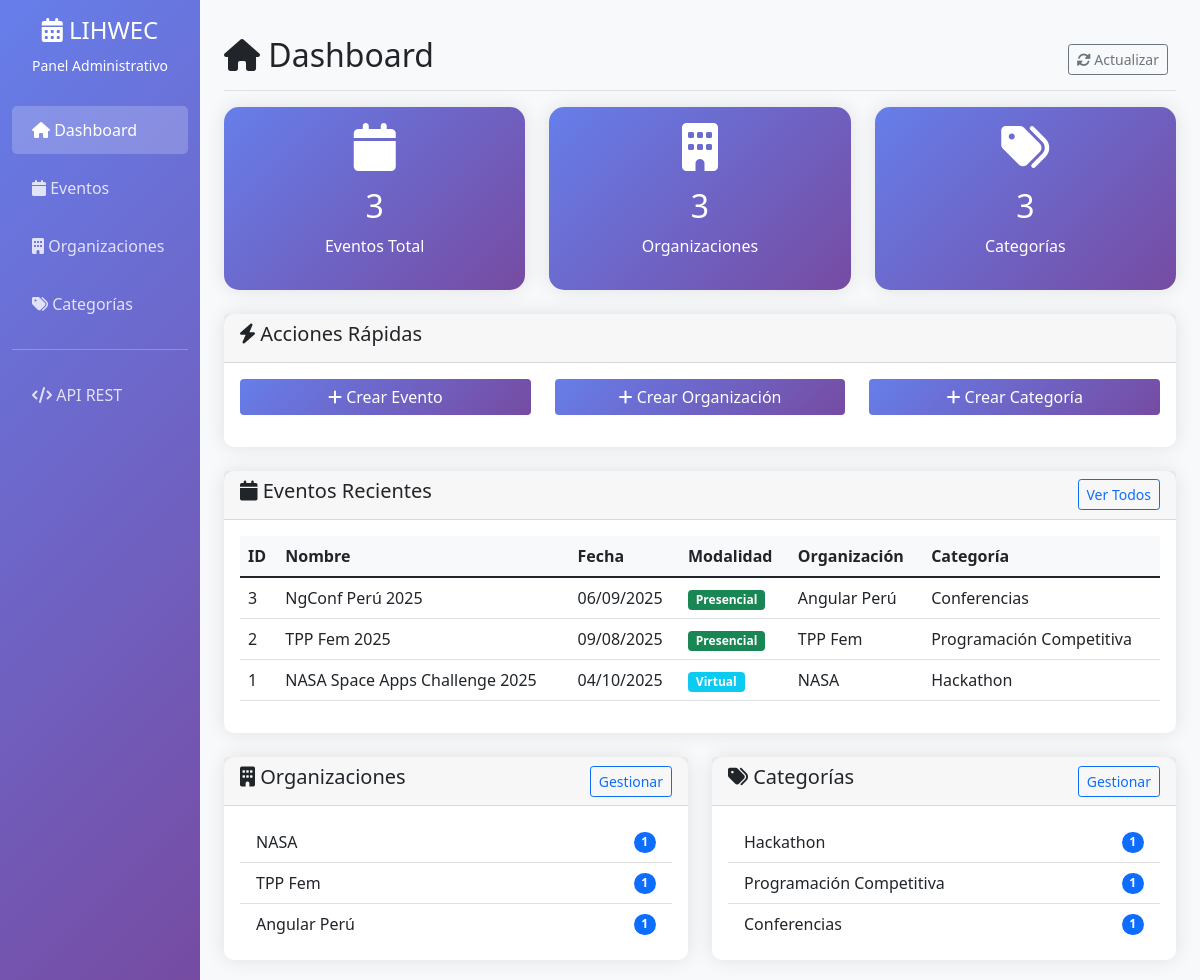
Page /api/admin-panel/ on the earlier database version.
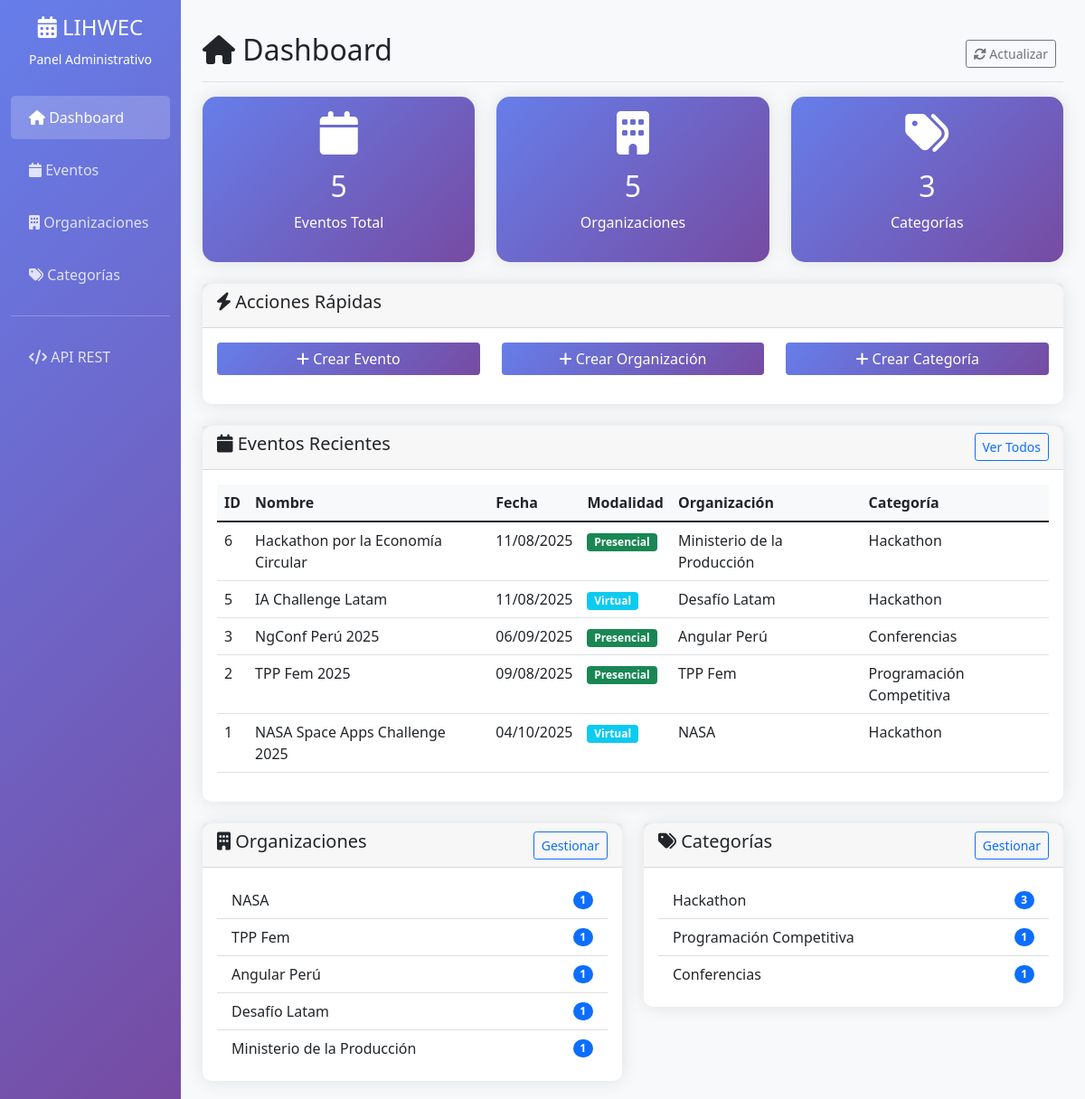
Same page on the later database version.
### events/models.py (models this page shows, shortened)
class Event(models.Model):
    MODALITY_CHOICES = [
        ('presencial', 'Presencial'),
        ('virtual', 'Virtual'),
        ('hibrido', 'Híbrido'),
    ]
    TYPE_CHOICES = [
        ('competencia', 'Competencia'),
        ('difusor', 'Difusor'),
    ]
    name = models.CharField(max_length=200)
    date = models.DateField()
    time = models.TimeField()
    modality = models.CharField(max_length=20, choices=MODALITY_CHOICES)
    location = models.CharField(max_length=200, blank=True)
    organization = models.ForeignKey(Organization, on_delete=models.CASCADE)
    category = models.ForeignKey(Category, on_delete=models.CASCADE)
    type = models.ForeignKey(Type, on_delete=models.CASCADE)
    image = models.URLField()
    description = models.TextField()
    link = models.URLField(blank=True)

class Organization(models.Model):
    name = models.CharField(max_length=100, unique=True)
    description = models.TextField(blank=True)

class Category(models.Model):
    name = models.CharField(max_length=50, unique=True)
    display_name = models.CharField(max_length=100)

### events/admin_views.py (the view)
# urls.py: path('admin-panel/', AdminPanelView.as_view(), name='admin_panel'),
class AdminPanelView(View):
    def get(self, request):
        events = Event.objects.all().order_by('-id')[:10]  # Últimos 10 eventos
        organizations = Organization.objects.all()
        categories = Category.objects.all()
        context = {
            'events': events,
            'organizations': organizations,
            'categories': categories,
            'events_count': Event.objects.count(),
            'organizations_count': organizations.count(),
            'categories_count': categories.count(),
        }
        return render(request, 'events/admin_panel.html', context)

### events/templates/events/admin_panel.html (shortened to what this page needs)
{% extends 'events/base.html' %}
{% block content %}
<div class="d-flex justify-content-between flex-wrap flex-md-nowrap align-items-center pt-3 pb-2 mb-3 border-bottom">
    <h1 class="h2"><i class="fas fa-home"></i> Dashboard</h1>
    <div class="btn-toolbar mb-2 mb-md-0">
        <div class="btn-group me-2">
            <button type="button" class="btn btn-sm btn-outline-secondary" onclick="location.reload()">
                <i class="fas fa-sync-alt"></i> Actualizar
            </button>
        </div>
    </div>
</div>
<div class="row mb-4">
    <div class="col-md-4">
        <div class="card stats-card">
            <div class="card-body text-center">
                <i class="fas fa-calendar fa-3x mb-3"></i>
                <h2>{{ events_count }}</h2>
                <p>Eventos Total</p>
            </div>
        </div>
    </div>
    <div class="col-md-4">
        <div class="card stats-card">
            <div class="card-body text-center">
                <i class="fas fa-building fa-3x mb-3"></i>
                <h2>{{ organizations_count }}</h2>
                <p>Organizaciones</p>
            </div>
        </div>
    </div>
    <div class="col-md-4">
        <div class="card stats-card">
            <div class="card-body text-center">
                <i class="fas fa-tags fa-3x mb-3"></i>
                <h2>{{ categories_count }}</h2>
                <p>Categorías</p>
            </div>
        </div>
    </div>
</div>
<div class="row mb-4">
    <div class="col-12">
        <div class="card">
            <div class="card-header">
                <h5><i class="fas fa-bolt"></i> Acciones Rápidas</h5>
            </div>
            <div class="card-body">
                <div class="row">
                    <div class="col-md-4 mb-3">
                        <a href="{% url 'event_management' %}" class="btn btn-primary w-100">
                            <i class="fas fa-plus"></i> Crear Evento
                        </a>
                    </div>
                    <div class="col-md-4 mb-3">
                        <a href="{% url 'organization_management' %}" class="btn btn-primary w-100">
                            <i class="fas fa-plus"></i> Crear Organización
                        </a>
                    </div>
                    <div class="col-md-4 mb-3">
                        <a href="{% url 'category_management' %}" class="btn btn-primary w-100">
                            <i class="fas fa-plus"></i> Crear Categoría
                        </a>
                    </div>
                </div>
            </div>
        </div>
    </div>
</div>
<div class="row">
    <div class="col-12">
        <div class="card">
            <div class="card-header d-flex justify-content-between align-items-center">
                <h5><i class="fas fa-calendar"></i> Eventos Recientes</h5>
                <a href="{% url 'event_management' %}" class="btn btn-sm btn-outline-primary">Ver Todos</a>
            </div>
            <div class="card-body">
                {% if events %}
                <div class="table-responsive">
                    <table class="table table-hover">
                        <thead>
                            <tr>
                                <th>ID</th>
                                <th>Nombre</th>
                                <th>Fecha</th>
                                <th>Modalidad</th>
                                <th>Organización</th>
                                <th>Categoría</th>
                            </tr>
                        </thead>
                        <tbody>
                            {% for event in events %}
                            <tr>
                                <td>{{ event.id }}</td>
                                <td>{{ event.name }}</td>
                                <td>{{ event.date|date:"d/m/Y" }}</td>
                                <td>
                                    <span
                                        class="badge bg-{% if event.modality == 'virtual' %}info{% elif event.modality == 'presencial' %}success{% else %}warning{% endif %}">
                                        {{ event.get_modality_display }}
                                    </span>
                                </td>
                                <td>{{ event.organization.name }}</td>
                                <td>{{ event.category.display_name }}</td>
                            </tr>
                            {% endfor %}
                        </tbody>
                    </table>
                </div>
                {% else %}
                <div class="text-center py-4">
                    <i class="fas fa-calendar-times fa-3x text-muted mb-3"></i>
                    <p class="text-muted">No hay eventos registrados</p>
                    <a href="{% url 'event_management' %}" class="btn btn-primary">Crear Primer Evento</a>
                </div>
                {% endif %}
            </div>
        </div>
    </div>
</div>
<div class="row mt-4">
    <div class="col-md-6">
        <div class="card">
            <div class="card-header d-flex justify-content-between align-items-center">
                <h5><i class="fas fa-building"></i> Organizaciones</h5>
                <a href="{% url 'organization_management' %}" class="btn btn-sm btn-outline-primary">Gestionar</a>
            </div>
            <div class="card-body">
                {% if organizations %}
                <ul class="list-group list-group-flush">
                    {% for org in organizations %}
                    <li class="list-group-item d-flex justify-content-between align-items-center">
                        {{ org.name }}
                        <span class="badge bg-primary rounded-pill">{{ org.event_set.count }}</span>
                    </li>
                    {% endfor %}
                </ul>
                {% else %}
                <p class="text-muted text-center">No hay organizaciones registradas</p>
                {% endif %}
            </div>
        </div>
    </div>
    <div class="col-md-6">
        <div class="card">
            <div class="card-header d-flex justify-content-between align-items-center">
                <h5><i class="fas fa-tags"></i> Categorías</h5>
                <a href="{% url 'category_management' %}" class="btn btn-sm btn-outline-primary">Gestionar</a>
            </div>
            <div class="card-body">
                {% if categories %}
                <ul class="list-group list-group-flush">
                    {% for cat in categories %}
                    <li class="list-group-item d-flex justify-content-between align-items-center">
                        {{ cat.display_name }}
                        <span class="badge bg-primary rounded-pill">{{ cat.event_set.count }}</span>
                    </li>
                    {% endfor %}
                </ul>
                {% else %}
                <p class="text-muted text-center">No hay categorías registradas</p>
                {% endif %}
            </div>
        </div>
    </div>
</div>
{% endblock %}

### events/templates/events/base.html (shortened to what this page needs)
<!DOCTYPE html>
<html lang="es">
<head>
    <link href="https://cdn.jsdelivr.net/npm/bootstrap@5.1.3/dist/css/bootstrap.min.css" rel="stylesheet">
    <link href="https://cdnjs.cloudflare.com/ajax/libs/font-awesome/6.0.0/css/all.min.css" rel="stylesheet">
</head>
<body>
    <div class="container-fluid">
        <div class="row">
            <nav class="col-md-2 col-lg-2 d-md-block sidebar collapse">
                <div class="position-sticky pt-3">
                    <div class="text-center mb-4">
                        <h4><i class="fas fa-calendar-alt"></i> LIHWEC</h4>
                        <small>Panel Administrativo</small>
                    </div>
                    <ul class="nav flex-column">
                        <li class="nav-item">
                            <a class="nav-link {% if request.resolver_match.url_name == 'admin_panel' %}active{% endif %}"
                                href="{% url 'admin_panel' %}">
                                <i class="fas fa-home"></i> Dashboard
                            </a>
                        </li>
                        <li class="nav-item">
                            <a class="nav-link {% if request.resolver_match.url_name == 'event_management' %}active{% endif %}"
                                href="{% url 'event_management' %}">
                                <i class="fas fa-calendar"></i> Eventos
                            </a>
                        </li>
                        <li class="nav-item">
                            <a class="nav-link {% if request.resolver_match.url_name == 'organization_management' %}active{% endif %}"
                                href="{% url 'organization_management' %}">
                                <i class="fas fa-building"></i> Organizaciones
                            </a>
                        </li>
                        <li class="nav-item">
                            <a class="nav-link {% if request.resolver_match.url_name == 'category_management' %}active{% endif %}"
                                href="{% url 'category_management' %}">
                                <i class="fas fa-tags"></i> Categorías
                            </a>
                        </li>
                        <hr class="text-white">
                        <li class="nav-item">
                            <a class="nav-link" href="/api/" target="_blank">
                                <i class="fas fa-code"></i> API REST
                            </a>
                        </li>
                    </ul>
                </div>
            </nav>
            <main class="col-md-10 ms-sm-auto col-lg-10 px-md-4 main-content">
                {% block content %}
                {% endblock %}
            </main>
        </div>
    </div>
</body>
</html>

### events/templates/events/base.html (style rules this page uses)
body { background-color: #f8f9fa; }
.sidebar { min-height: 100vh; background: linear-gradient(135deg, #667eea 0%, #764ba2 100%); color: white; }
.sidebar .nav-link { color: rgba(255, 255, 255, 0.8); padding: 12px 20px; border-radius: 5px; margin: 5px 0; }
.sidebar .nav-link.active { color: white; background-color: rgba(255, 255, 255, 0.2); }
.main-content { padding: 20px; }
.card { border: none; border-radius: 10px; box-shadow: 0 0 20px rgba(0, 0, 0, 0.1); }
.btn-primary { background: linear-gradient(135deg, #667eea 0%, #764ba2 100%); border: none; }
.table th { background-color: #f8f9fa; border-top: none; }
.stats-card { background: linear-gradient(135deg, #667eea 0%, #764ba2 100%); color: white; border-radius: 15px; }

Differences in the rows shown:
added Event: id "6", name "Hackathon por la Economía Circular", date "11/08/2025", modality "Presencial", organization.name "Ministerio de la Producción", category.display_name "Hackathon"
added Event: id "5", name "IA Challenge Latam", date "11/08/2025", modality "Virtual", organization.name "Desafío Latam", category.display_name "Hackathon"
added Organization: name "Desafío Latam", event_set.count "1"
added Organization: name "Ministerio de la Producción", event_set.count "1"
computed for Category "Hackathon": event_set.count "1" → "3"
Other differences:
{{ events_count }}: "3" → "5"
{{ organizations_count }}: "3" → "5"
